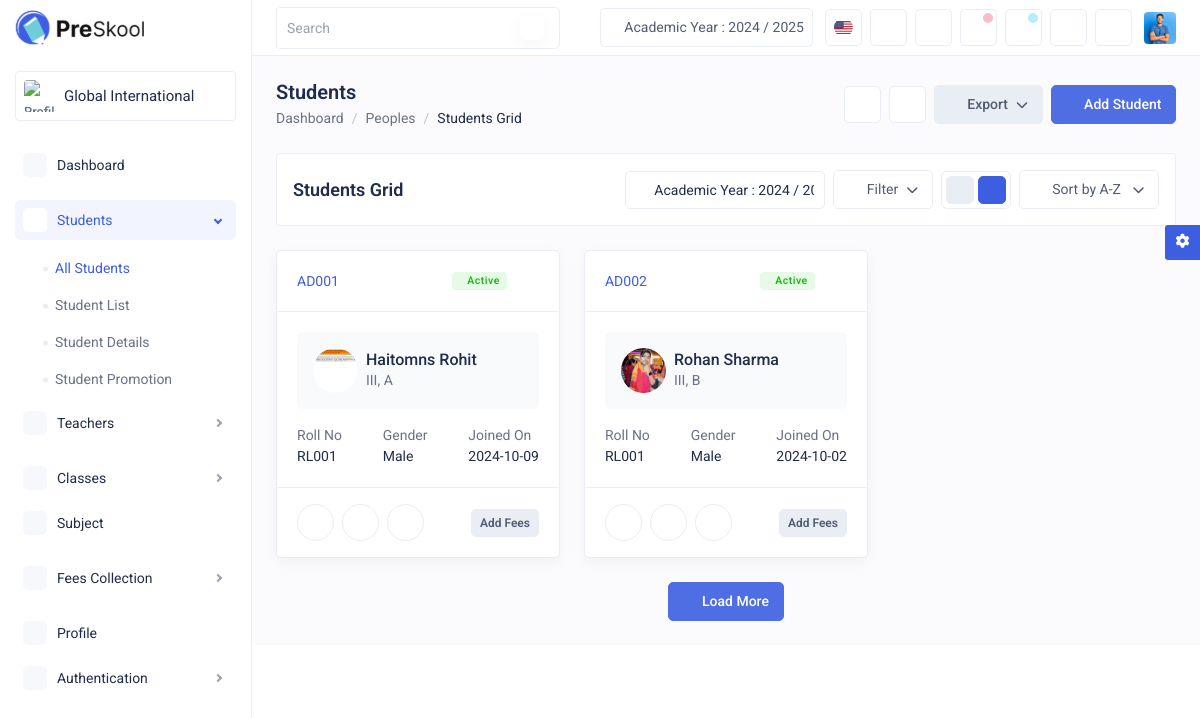
/student-grid.php (signed in), run on an earlier commit of the app's database.
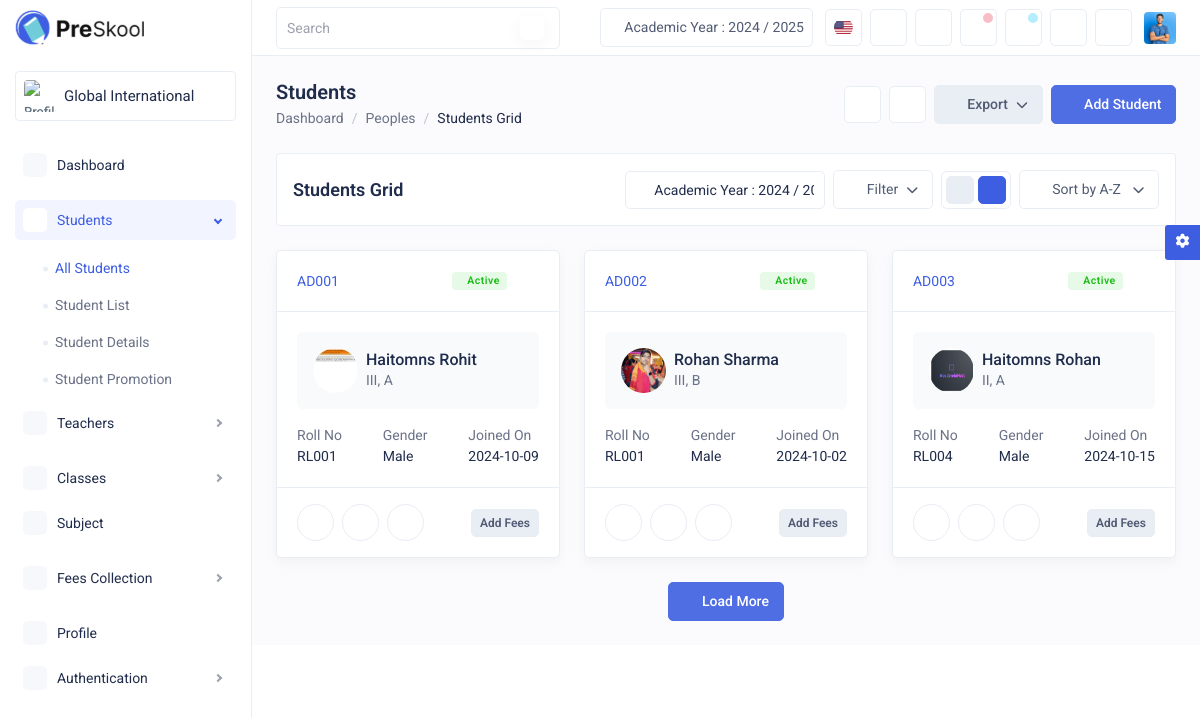
And on a later commit of the database.
### tables this page shows
CREATE TABLE IF NOT EXISTS `addstudent` (
  `ID` int NOT NULL AUTO_INCREMENT,
  `imageOfStudent` varchar(225) NOT NULL,
  `academicYear` varchar(25) NOT NULL,
  `admissionNumber` varchar(50) NOT NULL,
  `admissionDate` date NOT NULL,
  `rollNumber` varchar(30) NOT NULL,
  `studentStatus` varchar(10) NOT NULL,
  `fnameOfStudent` varchar(50) NOT NULL,
  `lnameOfStudent` varchar(50) NOT NULL,
  `class` varchar(10) NOT NULL,
  `section` varchar(10) NOT NULL,
  `gender` varchar(10) NOT NULL,
  `dateOfBirth` date NOT NULL,
  `bloodGroup` varchar(3) NOT NULL,
  `house` varchar(50) NOT NULL,
  `religion` varchar(50) NOT NULL,
  `feesGroup` varchar(60) NOT NULL,
  `caste` varchar(40) NOT NULL,
  `primaryContact` varchar(15) NOT NULL,
  `emailOfstudent` varchar(100) NOT NULL,
  `motherTongue` varchar(50) NOT NULL,
  `languageKnown` varchar(100) NOT NULL,
  `imageOfFather` varchar(225) NOT NULL,
  `fatherName` varchar(100) NOT NULL,
  `emailOfFather` varchar(100) NOT NULL,
  `fatherContact` varchar(15) NOT NULL,
  `fatherProfession` varchar(40) NOT NULL,
  `imageOfMother` varchar(225) NOT NULL,
  `motherName` varchar(100) NOT NULL,
  `emailOfMother` varchar(100) NOT NULL,
  `motherContact` varchar(20) NOT NULL,
  `motherProfession` varchar(40) NOT NULL,
  `guardianName` varchar(100) NOT NULL,
  `guardianRelation` varchar(30) NOT NULL,
  `guardianContact` varchar(20) NOT NULL,
  `guardianEmail` varchar(100) NOT NULL,
  `guardianOccupation` varchar(60) NOT NULL,
  `guardianAddress` varchar(60) NOT NULL,
  `imageOfGuardian` varchar(225) NOT NULL,
  `currentAddressOfStudent` varchar(60) NOT NULL,
  `permanentAddressOfStudent` varchar(60) NOT NULL,
  `districtOfStudent` varchar(30) NOT NULL,
  `provinceOfStudent` varchar(30) NOT NULL,
  `transportRoute` varchar(30) NOT NULL,
  `vehicleNumber` varchar(15) NOT NULL,
  `pickUpPoint` varchar(30) NOT NULL,
  `hostel` varchar(30) NOT NULL,
  `hostelRoomNumber` varchar(10) NOT NULL,
  `documentOfBirthCertificate` varchar(225) NOT NULL,
  `documentOfTransferCertificate` varchar(225) NOT NULL,
  `allergiesOfStudent` varchar(50) NOT NULL,
  `medicationOfStudent` varchar(60) NOT NULL,
  `previousSchoolName` varchar(100) NOT NULL,
  `previousSchoolAddress` varchar(100) NOT NULL,
  `bankName` varchar(100) NOT NULL,
  `branchOfBank` varchar(100) NOT NULL,
  `ifscNumber` varchar(40) NOT NULL,
  `otherInfo` varchar(100) NOT NULL,
  PRIMARY KEY (`ID`)
);

### php/allStudentGrid.php (called while the page is built, shortened)
<?php
$mysqli = db_connect();
$stmt = $mysqli->prepare("SELECT `imageOfStudent`, `academicYear`, `admissionNumber`, `admissionDate`, `rollNumber`, `studentStatus`,
`fnameOfStudent`, `lnameOfStudent`, `class`, `section`, `gender`, `dateOfBirth`, `bloodGroup`, `house`, `religion`, `feesGroup`,
`caste`, `primaryContact`, `emailOfstudent`, `motherTongue`, `languageKnown`, `imageOfFather`, `fatherName`,
`emailOfFather`, `fatherContact`, `fatherProfession`, `imageOfMother`, `motherName`, `emailOfMother`,
`motherContact`, `motherProfession`, `guardianName`, `guardianRelation`, `guardianContact`, `guardianEmail`,
`guardianOccupation`, `guardianAddress`, `imageOfGuardian`, `currentAddressOfStudent`, `permanentAddressOfStudent`,
`districtOfStudent`, `provinceOfStudent`, `transportRoute`, `vehicleNumber`, `pickUpPoint`, `hostel`, `hostelRoomNumber`,
`documentOfBirthCertificate`, `documentOfTransferCertificate`, `allergiesOfStudent`,
`medicationOfStudent`, `previousSchoolName`, `previousSchoolAddress`, `bankName`, `branchOfBank`, `ifscNumber`,
`otherInfo` FROM `addstudent`");
$stmt->execute();
$stmt->store_result();
$stmt->bind_result(
    $image_path,
    $academic_year,
    $admission_number,
    $admission_date,
    $roll_number,
    $status,
    $first_name,
    $last_name,
    $class,
    $section,
    $gender,
    $dob,
    $blood_group,
    $house,
    $religion,
    $feesGroup,
    $caste,
    $primary_contact,
    $email,
    $mother_tongue,
    $languages_known,
    $father_image_path,
    $father_name,
    $fatherEmail,
    $father_contact,
    $father_occupation,
    $mother_image_path,
    $mother_name,
    $motherEmail,
    $mother_contact,
    $mother_occupation,
    $guardian_name,
    $guardian_relation,
    $guardian_contact,
    $guardianEmail,
    $guardian_occupation,
    $guardian_address,
    $guardian_image_path,
    $current_addressOfStudent,
    $permanent_addressOfStudent,
    $districtOfStudent,
    $provinceOfStudent,
    $transportationRoute,
    $vehicleNumber,
    $pickUpPoint,
    $hostel,
    $hostelRoomNumber,
    $birthCertificate_image_path,
    $transferCertificate_image_path,
    $allergiesOfStudent,
    $medicationOfStudent,
    $previousSchoolName,
    $previousSchoolAddress,
    $bankName,
    $branchOfBank,
    $ifscNumber,
    $otherInfo
);
$students = array();
while ($stmt->fetch()) {
    $students[] = $student;
}
?>

### student-grid.php (the view, shortened to what the changed rows need)
<!DOCTYPE html>
<html lang="en">
<head>
    <link rel="stylesheet" href="css/bootstrap.min.css">
    <link rel="stylesheet" href="css/feather.css">
    <link rel="stylesheet" href="css/bootstrap-datetimepicker.min.css">
    <link rel="stylesheet" href="css/tabler-icons.css">
    <link rel="stylesheet" href="css/daterangepicker.css">
    <link rel="stylesheet" href="css/fontawesome.min.css">
    <link rel="stylesheet" href="css/all.min.css">
    <link rel="stylesheet" href="css/select2.min.css">
    <link rel="stylesheet" href="css/style.css">
</head>
<body>
    <div class="main-wrapper">
        <div class="page-wrapper">
            <div class="content content-two">
                <div class="row">
                    <?php
                    require_once 'php/allStudentGrid.php';
                    foreach ($students as $student) {
                    ?>
                    <div class="col-xxl-3 col-xl-4 col-md-6 d-flex">
                        <div class="card flex-fill">
                            <div class="card-header d-flex align-items-center justify-content-between">
                                <a href="student-details.php" class="link-primary"><?php echo $student['admission_number']; ?></a>
                                <div class="d-flex align-items-center">
                                    <span class="badge badge-soft-success d-inline-flex align-items-center me-1"><i class="ti ti-circle-filled fs-5 me-1"></i><?php echo $student['status']; ?></span>
                                    <div class="dropdown">
                                        <a href="#" class="btn btn-white btn-icon btn-sm d-flex align-items-center justify-content-center rounded-circle p-0" data-bs-toggle="dropdown" aria-expanded="false">
                                            <i class="ti ti-dots-vertical fs-14"></i>
                                        </a>
                                    </div>
                                </div>
                            </div>
                            <div class="card-body">
                                <div class="bg-light-300 rounded-2 p-3 mb-3">
                                    <div class="d-flex align-items-center">
                                        <a href="student-details.php" class="avatar avatar-lg flex-shrink-0"><img src="<?php echo $student['image_path']; ?>" class="img-fluid rounded-circle" alt="img"></a>
                                        <div class="ms-2">
                                            <h5 class="mb-0"><a href="student-details.php"><?php echo $student['first_name'] . " " . $student['last_name']; ?></a></h5>
                                            <p><?php echo $student['class']; ?>, <?php echo $student['section']; ?></p>
                                        </div>
                                    </div>
                                </div>
                                <div class="d-flex align-items-center justify-content-between gx-2">
                                    <div>
                                        <p class="mb-0">Roll No</p>
                                        <p class="text-dark"><?php echo $student['roll_number']; ?></p>
                                    </div>
                                    <div>
                                        <p class="mb-0">Gender</p>
                                        <p class="text-dark"><?php echo $student['gender']; ?></p>
                                    </div>
                                    <div>
                                        <p class="mb-0">Joined On</p>
                                        <p class="text-dark"><?php echo $student['admission_date']; ?></p>
                                    </div>
                                </div>
                            </div>
                            <div class="card-footer d-flex align-items-center justify-content-between">
                                <div class="d-flex align-items-center">
                                    <a href="#" class="btn btn-outline-light bg-white btn-icon d-flex align-items-center justify-content-center rounded-circle  p-0 me-2"><i class="ti ti-brand-hipchat"></i></a>
                                    <a href="#" class="btn btn-outline-light bg-white btn-icon d-flex align-items-center justify-content-center rounded-circle  p-0 me-2"><i class="ti ti-phone"></i></a>
                                    <a href="#" class="btn btn-outline-light bg-white btn-icon d-flex align-items-center justify-content-center rounded-circle p-0 me-3"><i class="ti ti-mail"></i></a>
                                </div>
                                <a href="#" data-bs-toggle="modal" data-bs-target="#add_fees_collect" class="btn btn-light btn-sm fw-semibold">Add Fees</a>
                            </div>
                        </div>
                    </div>
<?php } ?>
                </div>
            </div>
        </div>
    </div>
</body>
</html>

What changed in the data, as far as the page shows it:
added addstudent: admissionNumber "AD003", studentStatus "Active", imageOfStudent (picture), fnameOfStudent "Haitomns", lnameOfStudent "Rohan", class "II", section "A", rollNumber "RL004", gender "Male", admissionDate "2024-10-15"
